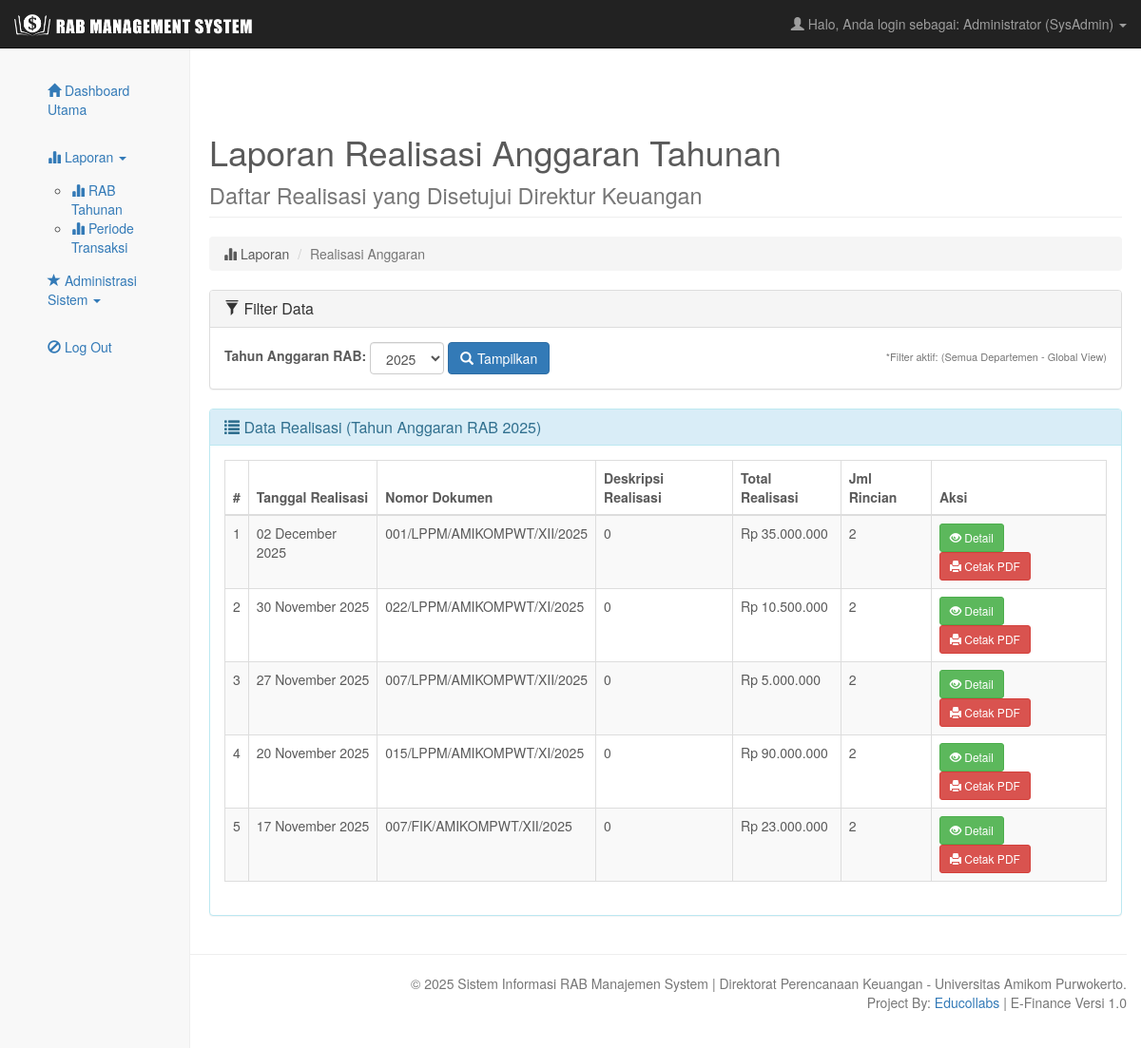
/dashboard.php?page=lap_transaksi.php (signed in), run on the app's committed database.
### tables this page shows
CREATE TABLE IF NOT EXISTS `realisasi` (
  `id_realisasi` int NOT NULL AUTO_INCREMENT,
  `id_rab` int NOT NULL,
  `id_departemen` int NOT NULL,
  `tanggal_realisasi` date NOT NULL,
  `nomor_dokumen` varchar(50) NOT NULL,
  `deskripsi` text NOT NULL,
  `total_realisasi` decimal(15,2) NOT NULL DEFAULT '0.00',
  `status` int NOT NULL DEFAULT '1' COMMENT '0=Draft, 1=Diajukan, 2=Disetujui Keuangan, 3=Disetujui Rektorat, 4=Ditolak',
  `catatan_keuangan` text,
  `created_at` timestamp NULL DEFAULT CURRENT_TIMESTAMP,
  `updated_at` datetime DEFAULT NULL,
  `created_by` int NOT NULL,
  `id_validator_keuangan` int DEFAULT NULL,
  `id_validator_rektorat` int DEFAULT NULL,
  PRIMARY KEY (`id_realisasi`),
  KEY `id_rab` (`id_rab`)
);

### pages/departemen/lap_transaksi.php (the view, shortened to what this page needs)
<?php
global $conn;
$logged_in_role = $_SESSION['id_role'] ?? 0;
$logged_in_dept_id = $_SESSION['id_departemen'] ?? 0;
$current_year = date('Y');
$selected_year = isset($_GET['tahun']) ? intval($_GET['tahun']) : $current_year;
$data_realisasi = [];
function formatTanggalID($date_string) {
    return strftime('%d %B %Y', strtotime($date_string));
}
function format_number_idr($number) {
    return number_format($number, 0, ',', '.');
}
$where_conditions = ["r.status = '3'", "rab.tahun_anggaran = ?"];
$bind_types = "i";
$bind_params = [$selected_year];
if ($logged_in_role > 0 && $logged_in_role <= 2 && $logged_in_dept_id > 0) {
    $where_conditions[] = "r.id_departemen = ?";
    $bind_types .= "i";
    $bind_params[] = $logged_in_dept_id;
    $filter_applied = " (Departemen ID: " . $logged_in_dept_id . ")";
} else {
    $filter_applied = " (Semua Departemen - Global View)";
}
$sql_where_clause = implode(' AND ', $where_conditions);
$sql_realisasi = "
    SELECT
        r.id_realisasi,
        r.tanggal_realisasi,
        r.nomor_dokumen,
        r.total_realisasi,
        r.deskripsi AS uraian_ringkasan,
        d.nama_departemen,
        (SELECT COUNT(id_realisasi_detail) FROM realisasi_detail WHERE id_realisasi = r.id_realisasi) AS jumlah_rincian,
        rab.judul,
        rab.tahun_anggaran
    FROM
        realisasi r
    JOIN
        departemen d ON r.id_departemen = d.id_departemen
    JOIN
        rab ON r.id_rab = rab.id_rab
    WHERE
        $sql_where_clause
    ORDER BY
        r.tanggal_realisasi DESC, r.nomor_dokumen DESC
";
try {
    if (!$stmt_realisasi = $conn->prepare($sql_realisasi)) {
        die("<div class='alert alert-danger'><strong>SQL ERROR (Realisasi Utama):</strong> Gagal prepare query SQL. MySQL Error: " . $conn->error . "</div>");
    }
    $stmt_realisasi->bind_param($bind_types, ...$bind_params);
    $stmt_realisasi->execute();
    $result_realisasi = $stmt_realisasi->get_result();
    if ($result_realisasi) {
        while ($row = $result_realisasi->fetch_assoc()) {
            $data_realisasi[] = $row;
        }
    }
} catch (Exception $e) {
    echo "<div class='alert alert-danger'>Kesalahan saat mengambil data Realisasi: " . $e->getMessage() . "</div>";
}
?>
<div class="row">
    <div class="col-lg-12">
        <h1 class="page-header">
            Laporan Realisasi Anggaran Tahunan <br><small>Daftar Realisasi yang Disetujui Direktur Keuangan</small>
        </h1>
        <ol class="breadcrumb">
            <li><i class="glyphicon glyphicon-stats"></i> Laporan</li>
            <li class="active">Realisasi Anggaran</li>
        </ol>
    </div>
</div>
<div class="row">
    <div class="col-lg-12">
        <div class="panel panel-default">
            <div class="panel-heading">
                <h3 class="panel-title"><i class="glyphicon glyphicon-filter"></i> Filter Data</h3>
            </div>
            <div class="panel-body">
                <form method="GET" action="dashboard.php" class="form-inline">
                    <div class="form-group">
                        <label for="tahun_filter">Tahun Anggaran RAB:</label>
                        <select name="tahun" id="tahun_filter" class="form-control">
                            <?php
                            $year_range = range(date('Y') - 5, date('Y') + 5);
                            foreach ($year_range as $year) {
                                $selected = ($year == $selected_year) ? 'selected' : '';
                                echo "<option value='$year' $selected>$year</option>";
                            }
                            ?>
                        </select>
                    </div>
                    <button type="submit" class="btn btn-primary"><i class="glyphicon glyphicon-search"></i> Tampilkan</button>
                    <span class="pull-right text-muted" style="margin-top: 8px; font-size: 11px;">
                        *Filter aktif: <?php echo $filter_applied; ?>
                    </span>
                </form>
            </div>
        </div>
    </div>
</div>
<div class="row">
    <div class="col-lg-12">
        <div class="panel panel-info">
            <div class="panel-heading">
                <h3 class="panel-title"><i class="glyphicon glyphicon-list"></i> Data Realisasi (Tahun Anggaran RAB <?php echo $selected_year; ?>)</h3>
            </div>
            <div class="panel-body">
                <div class="table-responsive">
                    <table class="table table-bordered table-hover table-striped">
                        <thead>
                            <tr>
                                <th>#</th>
                                <th>Tanggal Realisasi</th>
                                <th>Nomor Dokumen</th>
                                <th>Deskripsi Realisasi</th>
                                <th>Total Realisasi</th>
                                <th>Jml Rincian</th>
                                <th>Aksi</th>
                            </tr>
                        </thead>
                        <tbody>
                            <?php if (!empty($data_realisasi)): ?>
                                <?php $no = 1; foreach ($data_realisasi as $realisasi): ?>
                                <tr>
                                    <td><?php echo $no++; ?></td>
                                    <td><?php echo formatTanggalID($realisasi['tanggal_realisasi']); ?></td>
                                    <td><?php echo htmlspecialchars($realisasi['nomor_dokumen']); ?></td>
                                    <td><?php echo htmlspecialchars($realisasi['uraian_ringkasan']); ?></td>
                                    <td><?php echo 'Rp ' . format_number_idr($realisasi['total_realisasi']); ?></td>
                                    <td><?php echo $realisasi['jumlah_rincian']; ?></td>
                                    <td>
                                        <button
                                            class="btn btn-sm btn-success"
                                            data-toggle="modal"
                                            data-target="#detailModal_<?php echo $realisasi['id_realisasi']; ?>"
                                            title="Lihat Detail Rincian Realisasi">
                                            <i class="glyphicon glyphicon-eye-open"></i> Detail
                                        </button>
                                        <a href="pages/departemen/cetak_kwitansi_pdf.php?id=<?php echo $realisasi['id_realisasi']; ?>" target="_blank" class="btn btn-sm btn-danger" title="Cetak PDF">
                                            <i class="glyphicon glyphicon-print"></i> Cetak PDF
                                        </a>
                                    </td>
                                </tr>
                                <?php endforeach; ?>
                            <?php endif; ?>
                        </tbody>
                    </table>
                </div>
            </div>
        </div>
    </div>
</div>

### assets/css/carousel.css (style rules this page uses)
body { padding-bottom: 40px; color: #5a5a5a; }

### dashboard.php (style rules this page uses)
body { padding-top: 70px; }

### includes/header.php (style rules this page uses)
body { padding-top: 100px; }

### data on the page
realisasi: tanggal_realisasi "02 December 2025", nomor_dokumen "001/LPPM/AMIKOMPWT/XII/2025", deskripsi "0", total_realisasi "35.000.000", jumlah_rincian "2"
realisasi: tanggal_realisasi "30 November 2025", nomor_dokumen "022/LPPM/AMIKOMPWT/XI/2025", deskripsi "0", total_realisasi "10.500.000", jumlah_rincian "2"
realisasi: tanggal_realisasi "27 November 2025", nomor_dokumen "007/LPPM/AMIKOMPWT/XII/2025", deskripsi "0", total_realisasi "5.000.000", jumlah_rincian "2"
realisasi: tanggal_realisasi "20 November 2025", nomor_dokumen "015/LPPM/AMIKOMPWT/XI/2025", deskripsi "0", total_realisasi "90.000.000", jumlah_rincian "2"
realisasi: tanggal_realisasi "17 November 2025", nomor_dokumen "007/FIK/AMIKOMPWT/XII/2025", deskripsi "0", total_realisasi "23.000.000", jumlah_rincian "2"

### other printed values
$nama_user "Administrator"
$role_user "SysAdmin"
$filter_applied "(Semua Departemen - Global View)"
$selected_year "2025"
form field tahun "2025"
